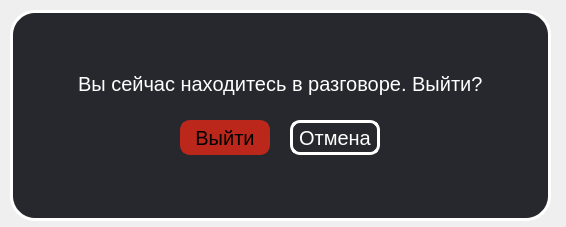
<?xml version="1.0" encoding="UTF-8"?>
<ui version="4.0">
 <class>LeaveDial</class>
 <widget class="QDialog" name="LeaveDial">
  <property name="geometry">
   <rect>
    <x>0</x>
    <y>0</y>
    <width>566</width>
    <height>227</height>
   </rect>
  </property>
  <property name="sizePolicy">
   <sizepolicy hsizetype="Fixed" vsizetype="Fixed">
    <horstretch>0</horstretch>
    <verstretch>0</verstretch>
   </sizepolicy>
  </property>
  <property name="windowTitle">
   <string>Dialog</string>
  </property>
  <widget class="QFrame" name="wrap">
   <property name="geometry">
    <rect>
     <x>10</x>
     <y>10</y>
     <width>541</width>
     <height>211</height>
    </rect>
   </property>
   <property name="styleSheet">
    <string notr="true">background-color:rgba(38,40,45,255);
border-radius:25%;
border:3px solid white;</string>
   </property>
   <layout class="QVBoxLayout" name="verticalLayout_2">
    <property name="spacing">
     <number>30</number>
    </property>
    <property name="topMargin">
     <number>11</number>
    </property>
    <property name="bottomMargin">
     <number>5</number>
    </property>
    <item>
     <widget class="QFrame" name="CloseMinimizeButtons">
      <property name="sizePolicy">
       <sizepolicy hsizetype="Fixed" vsizetype="Fixed">
        <horstretch>0</horstretch>
        <verstretch>0</verstretch>
       </sizepolicy>
      </property>
      <property name="styleSheet">
       <string notr="true">border:none;</string>
      </property>
      <layout class="QHBoxLayout" name="horizontalLayout_4">
       <property name="topMargin">
        <number>0</number>
       </property>
      </layout>
     </widget>
    </item>
    <item alignment="Qt::AlignHCenter|Qt::AlignTop">
     <widget class="QFrame" name="LeaveDialWrpapper">
      <property name="sizePolicy">
       <sizepolicy hsizetype="Fixed" vsizetype="Fixed">
        <horstretch>0</horstretch>
        <verstretch>0</verstretch>
       </sizepolicy>
      </property>
      <property name="maximumSize">
       <size>
        <width>16777215</width>
        <height>200</height>
       </size>
      </property>
      <property name="styleSheet">
       <string notr="true">background-color:rgba(38,40,45,255);
border:none;</string>
      </property>
      <layout class="QVBoxLayout" name="verticalLayout" stretch="0,0">
       <property name="spacing">
        <number>15</number>
       </property>
       <property name="sizeConstraint">
        <enum>QLayout::SetDefaultConstraint</enum>
       </property>
       <property name="bottomMargin">
        <number>11</number>
       </property>
       <item alignment="Qt::AlignHCenter|Qt::AlignVCenter">
        <widget class="QLabel" name="label">
         <property name="sizePolicy">
          <sizepolicy hsizetype="Fixed" vsizetype="Fixed">
           <horstretch>0</horstretch>
           <verstretch>0</verstretch>
          </sizepolicy>
         </property>
         <property name="styleSheet">
          <string notr="true">color:white;
font-size:20px;</string>
         </property>
         <property name="text">
          <string>Вы сейчас находитесь в разговоре. Выйти?</string>
         </property>
        </widget>
       </item>
       <item alignment="Qt::AlignHCenter|Qt::AlignVCenter">
        <widget class="QFrame" name="ButtonsPlaceholder">
         <property name="sizePolicy">
          <sizepolicy hsizetype="Fixed" vsizetype="Fixed">
           <horstretch>0</horstretch>
           <verstretch>0</verstretch>
          </sizepolicy>
         </property>
         <property name="styleSheet">
          <string notr="true">background-color:rgba(38,40,45,255);</string>
         </property>
         <layout class="QHBoxLayout" name="horizontalLayout">
          <property name="spacing">
           <number>20</number>
          </property>
          <item>
           <widget class="QPushButton" name="Leave">
            <property name="sizePolicy">
             <sizepolicy hsizetype="Fixed" vsizetype="Fixed">
              <horstretch>0</horstretch>
              <verstretch>0</verstretch>
             </sizepolicy>
            </property>
            <property name="minimumSize">
             <size>
              <width>90</width>
              <height>35</height>
             </size>
            </property>
            <property name="cursor">
             <cursorShape>PointingHandCursor</cursorShape>
            </property>
            <property name="styleSheet">
             <string notr="true">border:3px solid #BB271A;
border-radius:10%;
background-color: #BB271A;
color: black;
font-size:20px;</string>
            </property>
            <property name="text">
             <string>Выйти</string>
            </property>
            <property name="iconSize">
             <size>
              <width>30</width>
              <height>30</height>
             </size>
            </property>
           </widget>
          </item>
          <item>
           <widget class="QPushButton" name="ReturnButtom">
            <property name="sizePolicy">
             <sizepolicy hsizetype="Fixed" vsizetype="Fixed">
              <horstretch>0</horstretch>
              <verstretch>0</verstretch>
             </sizepolicy>
            </property>
            <property name="minimumSize">
             <size>
              <width>90</width>
              <height>35</height>
             </size>
            </property>
            <property name="cursor">
             <cursorShape>PointingHandCursor</cursorShape>
            </property>
            <property name="styleSheet">
             <string notr="true">border:3px solid white;
border-radius:10%;
color: white;
font-size:20px;</string>
            </property>
            <property name="text">
             <string>Отмена</string>
            </property>
            <property name="iconSize">
             <size>
              <width>30</width>
              <height>30</height>
             </size>
            </property>
           </widget>
          </item>
         </layout>
        </widget>
       </item>
      </layout>
     </widget>
    </item>
   </layout>
  </widget>
 </widget>
 <resources>
  <include location="res-rec.qrc"/>
 </resources>
 <connections/>
</ui>
